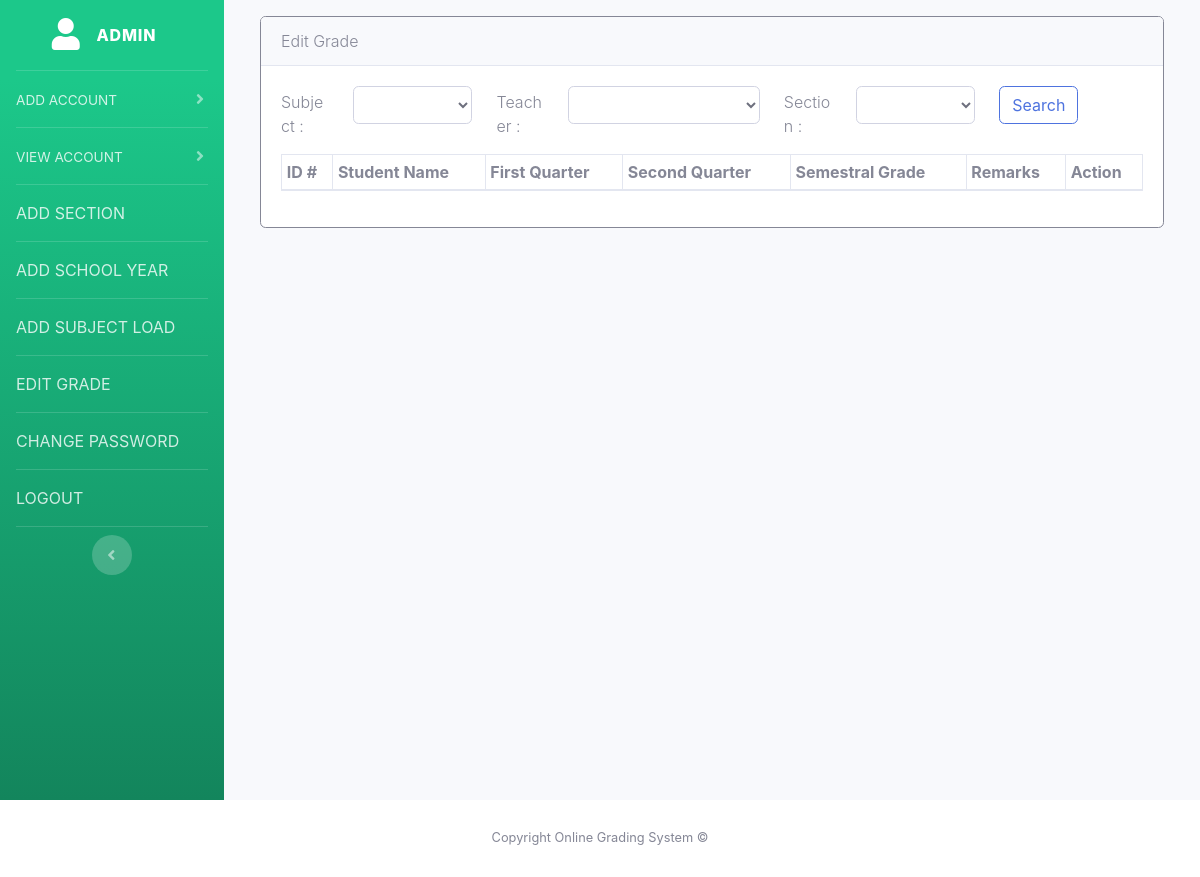
The page /index.php?p=principals&a=add-grade (signed in) on the database as committed earlier.
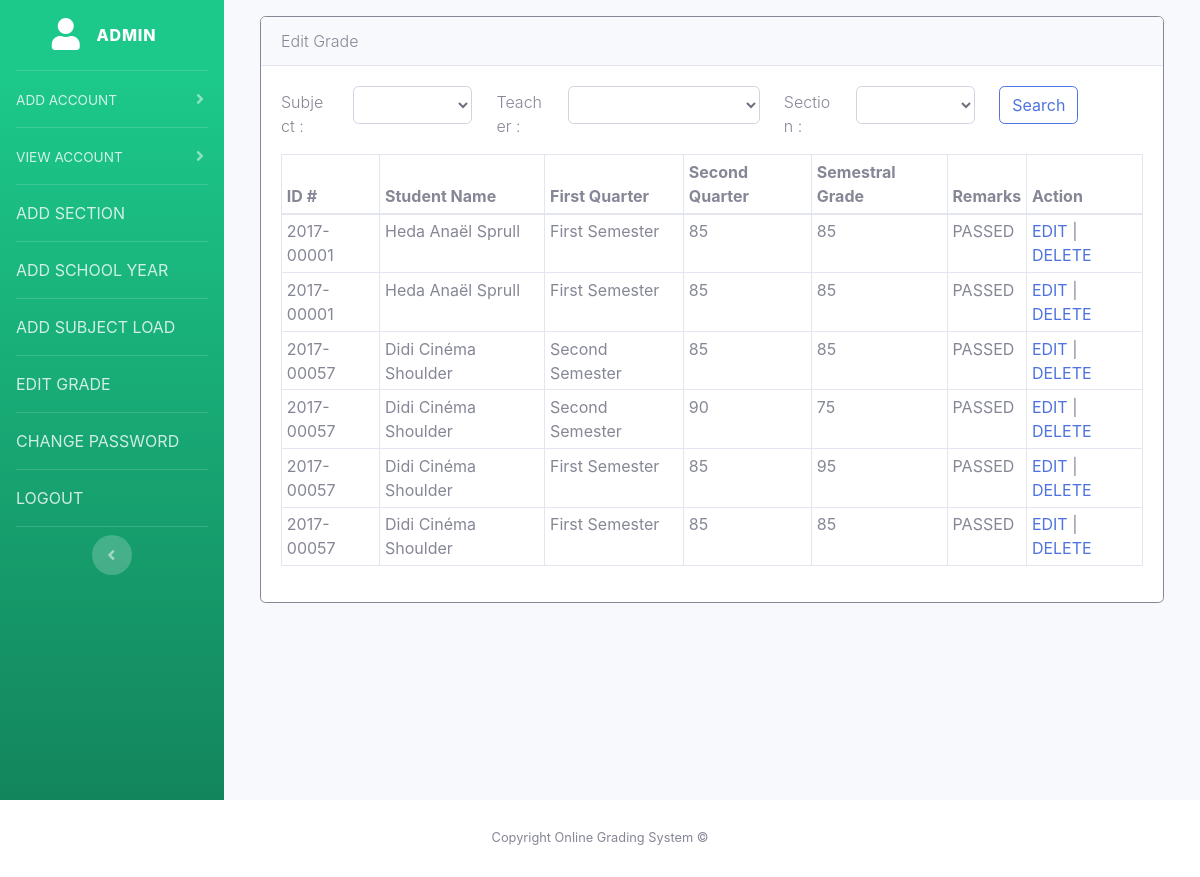
The same page on the database as committed later.
### tables this page shows
CREATE TABLE `grades` (
  `id` int NOT NULL,
  `teacher_id` varchar(255) NOT NULL,
  `section_id` varchar(255) DEFAULT NULL,
  `student_id` varchar(255) DEFAULT NULL,
  `subject_id` varchar(255) NOT NULL,
  `first_quarter` varchar(255) DEFAULT NULL,
  `second_quarter` varchar(255) DEFAULT NULL,
  `semestral_grade` varchar(255) DEFAULT NULL,
  `remark` varchar(255) DEFAULT NULL
);

CREATE TABLE `students` (
  `id` int NOT NULL,
  `id_number` varchar(50) DEFAULT NULL,
  `first_name` varchar(255) DEFAULT NULL,
  `last_name` varchar(255) DEFAULT NULL,
  `middle_name` varchar(255) DEFAULT NULL,
  `address` varchar(255) DEFAULT NULL,
  `sex` varchar(50) DEFAULT NULL,
  `school_year` varchar(255) DEFAULT NULL,
  `grade_level` varchar(255) DEFAULT NULL,
  `section` varchar(255) DEFAULT NULL,
  `username` varchar(255) DEFAULT NULL,
  `password` varchar(255) DEFAULT NULL,
  `birth_date` varchar(50) DEFAULT NULL,
  `date_enrolled` varchar(50) DEFAULT NULL
);

CREATE TABLE `subjects` (
  `id` int NOT NULL,
  `level_id` varchar(10) DEFAULT NULL,
  `name` varchar(255) DEFAULT NULL,
  `semester` varchar(255) NOT NULL,
  `track` varchar(255) NOT NULL,
  `school_year` varchar(255) NOT NULL
);

### index.php (called while the page is built, shortened)
<?php
include 'views/inc/header.php';
include 'sys/routes.php';
include 'views/inc/footer.php';
?>

### views/admin/add-grade.php (the view, shortened to what this page needs)
<?php
	$servername = "localhost";
	$username = "root";
	$password = "Mk396sfAUzgU";
	try {
		$conn = new PDO("mysql:host=$servername;dbname=ogs", $username, $password);
		$conn->setAttribute(PDO::ATTR_ERRMODE, PDO::ERRMODE_EXCEPTION);
    if(isset($_GET['getTeacherId'])==false){
		$getGrade = $conn->prepare("Select g.*, s.*, si.* from grades as g join students s on g.student_id = s.id join subjects as si on g.subject_id = si.id");
    }
		$getGrade->execute();
    $studentGrades = $getGrade->fetchAll();
		}
	catch(PDOException $e)
		{
		echo "Connection failed: " . $e->getMessage();
		}
?>
<div class="card border-secondary mt-3">
  <div class="card-header">
  	<p class="lead m-0">Edit Grade</p>
  </div>
  <div class="card-body row">
    <div class="col-md-12 row">
      <div class="col-md-1">
       <p class="lead mt-1">Subject :</p>
      </div>
      <div class="col-md-2">
        <select id="subject_id" class="form-control">
          <option value="0"></option>
          <?php foreach ($subjects as $subject): ?>
             <option value="<?php echo $subject['id']; ?>"><?php echo" {$subject['name']} - {$subject['track']}"; ?></option>
          <?php endforeach ?>
        </select>
      </div>
      <div class="col-md-1">
       <p class="lead mt-1">Teacher :</p>
      </div>
      <div class="col-md-3">
        <select id="teacher_id" class="form-control">
        <option value="0"></option>
          <?php foreach ($teachers as $teacher): ?>
             <option value="<?php echo $teacher['id']; ?>"><?php echo" {$teacher['last_name']}, {$teacher['first_name']} {$teacher['middle_name']}"; ?></option>
          <?php endforeach ?>
        </select>
      </div>
      <div class="col-md-1">
       <p class="lead mt-1">Section :</p>
      </div>
      <div class="col-md-2">
        <select id="section_id" class="form-control">
        <option value="0"></option>
          <?php foreach ($sections as $section): ?>
             <option value="<?php echo $section['id']; ?>"><?php echo" {$section['name']}"; ?></option>
          <?php endforeach ?>
        </select>
      </div>
      <div class="col-md-1">
       <button id="search-btn" class="btn btn-outline-primary ">Search</button>
      </div>
    </div>
    <div class="col-md-12 table-responsive">
      <table class="table table-bordered table-sm col-md-12">
        <thead>
           <tr>
            <th>ID #</th>
            <th>Student Name</th>
            <th>First Quarter</th>
            <th>Second Quarter</th>
            <th>Semestral Grade</th>
            <th>Remarks</th>
            <th>Action</th>
          </tr>
        </thead>
        <tbody>
        	<div>
        		<?php foreach($studentGrades as $stud){?>
        			<tr>
        			  <td><?php echo $stud['id_number']?></td>
        			  <td><?php echo $stud['first_name'].' '.$stud['middle_name'].' '.$stud['last_name']?></td>
        			  <td><?php echo $stud['semester']?></td>
        			  <td><?php echo $stud['first_quarter']?></td>
        			  <td><?php echo $stud['second_quarter']?></td>
        			  <td><?php echo $stud['remark']?></td>
                <td><a href="#">EDIT</a> | <a href="#">DELETE</a></td>
        			</tr>
        		<?php }?>
        	</div>
        </tbody>
      </table>
    </div>
  </div>
</div>

### views/inc/navbar.php (shortened to what this page needs)
<body id="page-top">
  <div id="wrapper">
    <ul class="navbar-nav bg-gradient-success sidebar sidebar-dark accordion" id="accordionSidebar">
      <a class="sidebar-brand d-flex align-items-center justify-content-center" href="<?php echo $navbar['main']; ?>">
        <div class="sidebar-brand-icon">
          <i class="fas fa-user"></i>
        </div>
        <div class="sidebar-brand-text mx-3"><?php echo $navbar['title']; ?></div>
      </a>
      <hr class="sidebar-divider my-0">
 <?php foreach($navbar['links'] as $key => $links) { ?>
      <li class="nav-item">
        <?php if (is_array($links)) { ?>
        <a class="nav-link collapsed" href="" data-toggle="collapse" data-target="#<?php echo $key; ?>" aria-expanded="true" aria-controls="<?php echo $key; ?>">
          <span><?php echo str_replace("-"," ",$key); ?></span>
        </a>
        <?php } else { ?>
        <a class="nav-link" href="<?php echo $links ?>"><?php echo str_replace("-"," ",$key) ?></a>
        <?php } ?>
      </li>
      <hr class="sidebar-divider my-0">
  <?php } ?>
      <div class="text-center d-none d-md-inline mt-2">
        <button class="rounded-circle border-0" id="sidebarToggle"></button>
      </div>
    </ul>
    <div id="content-wrapper" class="d-flex flex-column">
      <div id="content">
        <div class="container-fluid">
          <div class="row">
            <div class="col-xl-12 col-lg-12 col-md-12">

Rows that differ between the two databases and show on the page:
added grades: student.id_number "2017-00001", student.first_name "Heda", student.middle_name "Anaël", student.last_name "Sprull", subject.semester "First Semester", first_quarter "85", second_quarter "85", remark "PASSED"
added grades: student.id_number "2017-00001", student.first_name "Heda", student.middle_name "Anaël", student.last_name "Sprull", subject.semester "First Semester", first_quarter "85", second_quarter "85", remark "PASSED"
added grades: student.id_number "2017-00057", student.first_name "Didi", student.middle_name "Cinéma", student.last_name "Shoulder", subject.semester "Second Semester", first_quarter "85", second_quarter "85", remark "PASSED"
added grades: student.id_number "2017-00057", student.first_name "Didi", student.middle_name "Cinéma", student.last_name "Shoulder", subject.semester "Second Semester", first_quarter "90", second_quarter "75", remark "PASSED"
added grades: student.id_number "2017-00057", student.first_name "Didi", student.middle_name "Cinéma", student.last_name "Shoulder", subject.semester "First Semester", first_quarter "85", second_quarter "95", remark "PASSED"
added grades: student.id_number "2017-00057", student.first_name "Didi", student.middle_name "Cinéma", student.last_name "Shoulder", subject.semester "First Semester", first_quarter "85", second_quarter "85", remark "PASSED"
